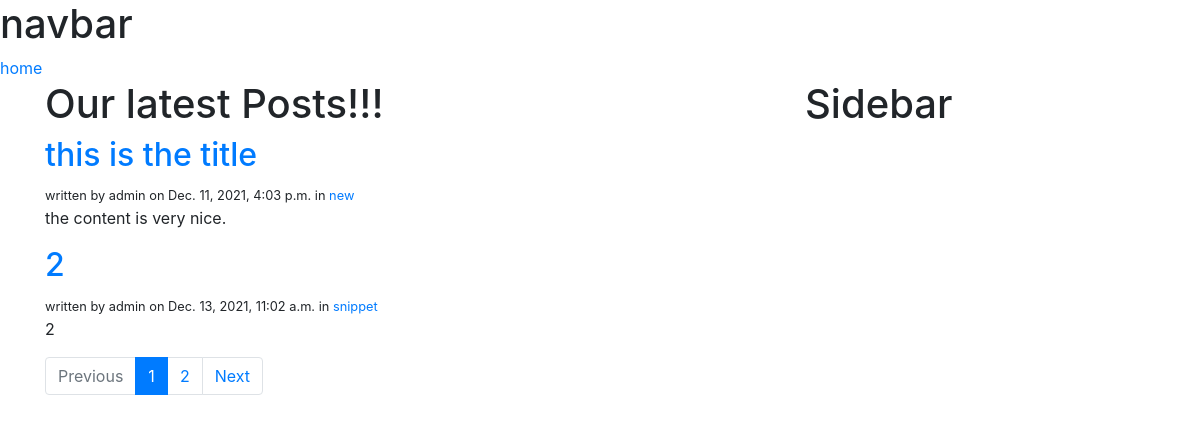
Screenshot of /blog/ with the database file from the repository.
### blog/models.py (models this page shows, shortened)
class Post(models.Model):
    STATUS_CHOICES  = (
        ('draft', 'Draft'),
        ('published', 'Published'),
    )
    category        = models.ForeignKey(Category, on_delete=models.CASCADE)
    title           = models.CharField(max_length=250)
    slug            = models.SlugField(max_length=250, unique=True)
    content         = models.TextField()
    seo_title       = models.CharField(max_length=250)
    seo_description = models.CharField(max_length=160)
    author          = models.ForeignKey(User, related_name='blog_posts', on_delete=models.CASCADE)
    published       = models.DateTimeField(default=timezone.now)
    created         = models.DateTimeField(auto_now_add=True)
    updated         = models.DateTimeField(auto_now=True)
    status          = models.CharField(max_length=9, choices=STATUS_CHOICES, default='draft')
    def get_absolute_url(self):
        return reverse("post_detail", kwargs={"slug": self.slug})

class Category(models.Model):
    name            = models.CharField(max_length=250)
    slug            = models.SlugField(max_length=250, unique=True)
    class Meta:
        ordering            = ('name', )
        verbose_name        = 'category'
        verbose_name_plural = 'categories'
    def get_absolute_url(self):
        return reverse("list_of_post_by_category", kwargs={"category_slug": self.slug})
    def __str__(self):
        return self.name

### blog/views.py (the view)
# urls.py: path('', views.list_of_post, name='list_of_post'),
def list_of_post(request):
    post = Post.objects.filter(status='published')
    paginator = Paginator(post, 2)
    page = request.GET.get('page')
    try:
        posts = paginator.page(page)
    except PageNotAnInteger:
        posts = paginator.page(1)
    except EmptyPage:
        posts = paginator.page(paginator.num_pages)
    template = 'blog/post/list_of_post.html'
    context = {'posts': posts, 'page': page}
    return render(request, template, context)

### blog/templates/blog/post/list_of_post.html (shortened to what this page needs)
{% extends 'blog/base.html' %}
{% block content %}
<div class="row">
    <div class="col-md-8">
        <div class="page-header">
            <h1>
                Our latest Posts!!!
            </h1>
        </div>
        {% for post in posts %}
            <a href="{{ post.get_absolute_url }}"><h2>{{ post.title }}</h2></a>
            <small>written by {{ post.author }} on {{ post.published }} in <a href="{{post.category.get_absolute_url}}">{{post.category}}</a></small>
            <p>{{ post.content|linebreaksbr }}</p>
        {% endfor %}
        {% include 'blog/paginator.html' with page=posts %}
    </div>
    <div class="col-md-4">
        <div class="page-header">
            <h1>
                Sidebar
            </h1>
        </div>
    </div>
</div>
{% endblock %}

### rows the page displays
Post: title "this is the title", author "admin", published "Dec. 11, 2021, 4:03 p.m.", category "new", content "the content is very nice."
Post: title "2", author "admin", published "Dec. 13, 2021, 11:02 a.m.", category "snippet", content "2"

### other values shown
{{ pages }} "1"
{{ pages }} "2"
